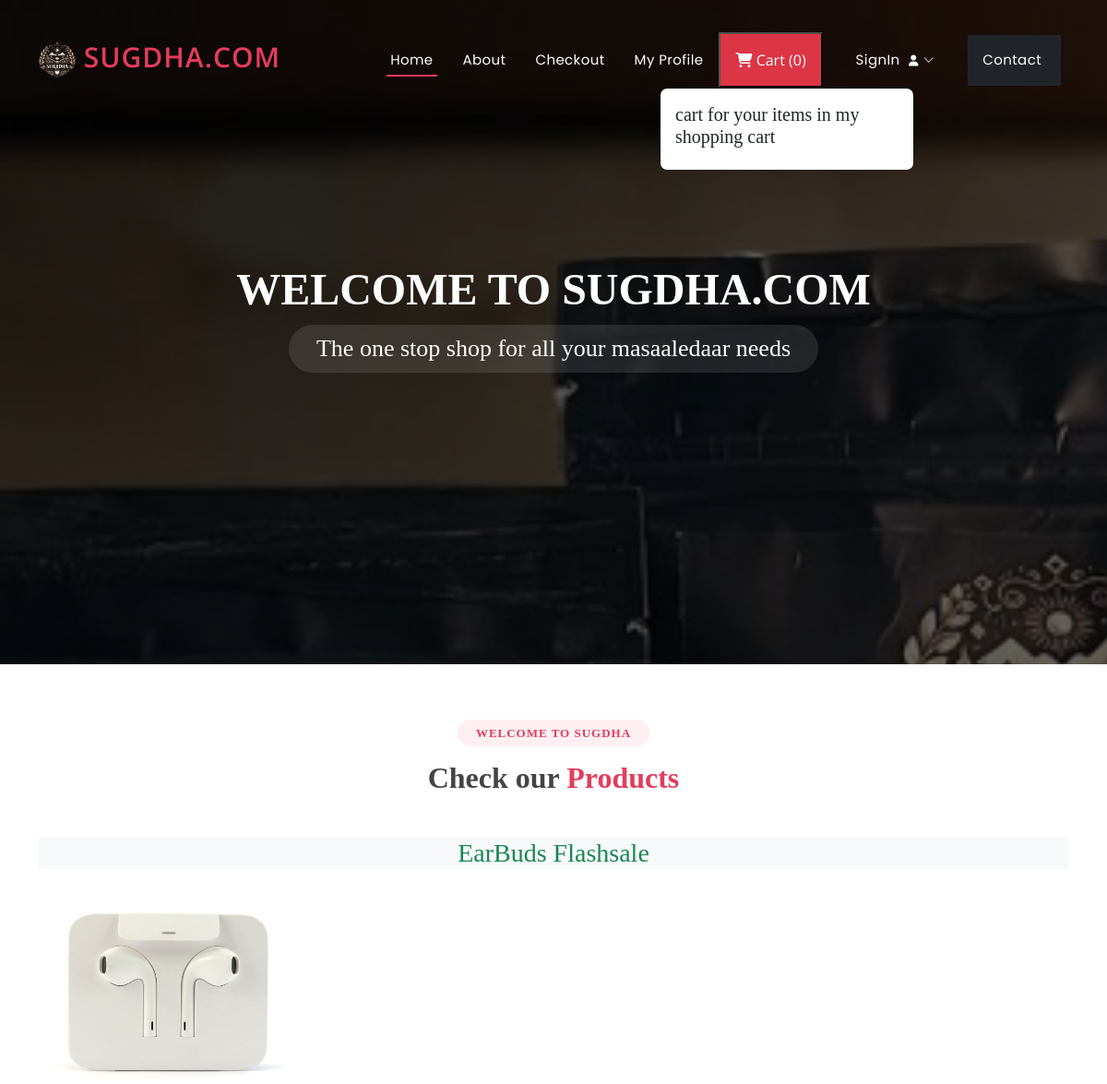
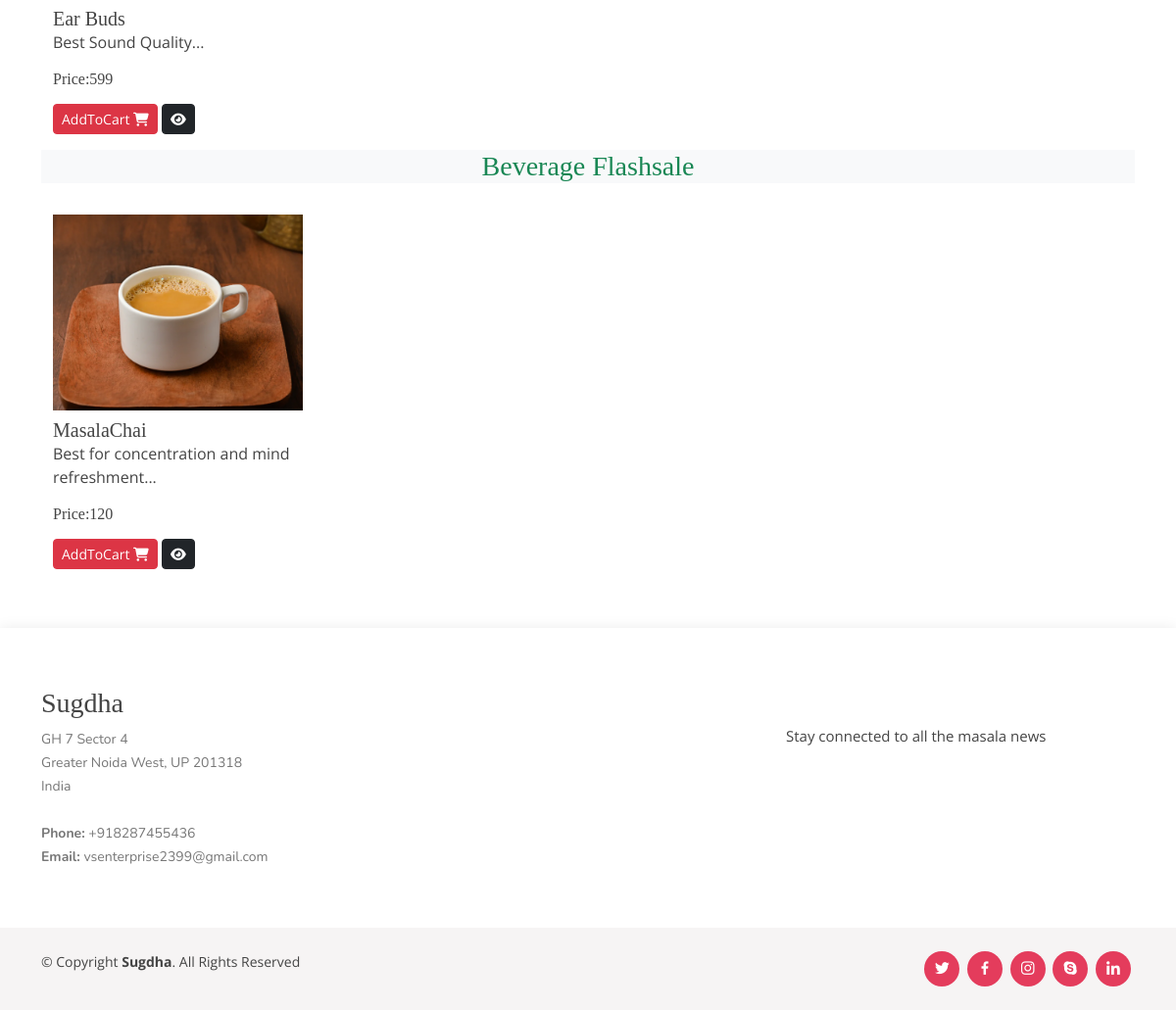
The page / on the database its author committed (2 pictures, top to bottom).
### ecommerceapp/models.py (models this page shows, shortened)
class Product(models.Model):
    product_id = models.AutoField
    product_name = models.CharField(max_length=100)
    category = models.CharField(max_length=100, default="")
    subcategory = models.CharField(max_length=50, default="")
    price = models.IntegerField(default=0)
    desc = models.CharField(max_length=300)
    image = models.ImageField(upload_to='images/images')

### ecommerceapp/views.py (the view)
# urls.py: path('',views.index,name="index"),
def index(request):
    allProds = []
    catprods = Product.objects.values('category','id')
    print(catprods)
    cats = {item['category'] for item in catprods}
    for cat in cats:
        prod= Product.objects.filter(category=cat)
        n=len(prod)
        nSlides = n // 4 + ceil((n / 4) - (n // 4))
        allProds.append([prod, range(1, nSlides), nSlides])
    params= {'allProds':allProds}
    return render(request,"index.html",params)

### templates/index.html (shortened to what this page needs)
{% extends 'base.html' %}
{% block content %}
<h1>Welcome to Sugdha.com</h1>
<h3>The one stop shop for all your masaaledaar needs</h3>
{% endblock content %}
{% block body %}
{% load static %}
<section id="portfolio" class="portfolio">
  <div class="container">
    <div class="section-title">
      <h2>Welcome to Sugdha</h2>
      <h3>Check our <span>Products</span></h3>
    </div>
    {% for product, range, nSlides in allProds %}
    <h3 class="my-3 text-center text-success bg-light">
      {{product.0.category}} Flashsale
    </h3>
    <div class="container">
      <div class="row">
        {% for i in product %}
        <div class="col-md-3 mt-3">
          <img src="/media/{{i.image}}" class="card-img-top" alt="not found" height="200px" width="150px" />
          <div class="card-body">
            <h5 class="card-title mt-2" id="namepr{{i.id}}">{{i.product_name}}</h5>
            <p class="card-text">{{i.desc|slice:"0:53"}}...</p>
            <h6 class="card-title mb-3">
              Price:<span id="pricepr{{i.id}}">{{i.price}}</span>
            </h6>
            <span id="divpr{{i.id}}" class="divpr">
              <button id="pr{{i.id}}" class="btn btn-danger cart btn-sm mt-0">
                AddToCart <i class="fa-solid fa-cart-shopping"></i>
              </button>
            </span>
            <a href="/media/{{i.image}}">
              <button class="btn btn-dark btn-sm cart"><i class="fa-solid fa-eye"></i></button></a
            >
          </div>
        </div>
        {% endfor %}
      </div>
    </div>
    {% endfor %}
  </div>
</section>
{% endblock body %}

### templates/base.html (shortened to what this page needs)
{% load static %}
<!DOCTYPE html>
<html lang="en">
<head>
  <link href="{% static '/assets/vendor/bootstrap/css/bootstrap.min.css' %}" rel="stylesheet">
  <link href="{% static '/assets/vendor/bootstrap-icons/bootstrap-icons.css' %}" rel="stylesheet">
  <link href="{% static '/assets/vendor/boxicons/css/boxicons.min.css' %}" rel="stylesheet">
  <link href="{% static '/assets/vendor/glightbox/css/glightbox.min.css' %}" rel="stylesheet">
  <link href="{% static '/assets/vendor/remixicon/remixicon.css' %}" rel="stylesheet">
  <link href="{% static '/assets/vendor/swiper/swiper-bundle.min.css' %}" rel="stylesheet">
  <link rel="stylesheet" href="https://cdnjs.cloudflare.com/ajax/libs/font-awesome/6.2.1/css/all.min.css" />
  <link href="{% static '/assets/css/style.css' %}" rel="stylesheet">
</head>
<body>
  <header id="header" class="fixed-top ">
    <div class="container d-flex align-items-center justify-content-between">
<a href="/" class="logo"><img src="{% static 'images/sugdha_logo-removebg-preview.png' %}" alt="" class="img-fluid"> Sugdha.com</a>
      <nav id="navbar" class="navbar">
        <ul>
          <li><a class="nav-link scrollto active" href="/">Home</a></li>
          <li><a class="nav-link scrollto" href="/about">About</a></li>
          <li><a class="nav-link scrollto" href="/checkout">Checkout</a></li>
          <li><a class="nav-link scrollto" href="/profile">My Profile </a></li>
          <button type="button" class="nav-link scrollto bg-danger p-3 m-2 text-white" id="popcart" data-container="body" data-toggle="popover" data-placement="bottom" data-html="true" ><i class="fa-solid fa-cart-shopping"></i>  Cart (<span id="cart">0</span>)
          </button>
          {% if request.user.is_authenticated %}
          <li><a  class="nav-link scrollto" href="/auth/logout/">Logout <i class="fa-solid fa-right-from-bracket"></i>
          </a></li>
          {% else %}
          <li class="dropdown"><a href="#"><span>SignIn </span> <i class="bi bi-chevron-down"></i></a>
          </li>
          {% endif %}
          <li><a class="nav-link scrollto bg-dark p-3 m-2" href="/contact">Contact </a></li>
        </ul>
      </nav>
    </div>
  </header>
  <section id="hero">
    <div class="hero-container">
      {% block content %}
      {% endblock content %}
    </div>
  </section>
  <main id="main">
    {% block body %}
    {% endblock body %}
  </main>
  <footer id="footer">
    <div class="footer-top">
      <div class="container">
        <div class="row">
          <div class="col-lg-3 col-md-6 footer-contact">
            <h3>Sugdha</h3>
            <p>
              GH 7 Sector 4  <br>
              Greater Noida West, UP 201318<br>
              India <br><br>
              <strong>Phone:</strong> +918287455436<br>
              <strong>Email:</strong> vsenterprise2399@gmail.com<br>
            </p>
          </div>
          <div class="col-lg-2 col-md-6 footer-links">
          </div>
          <div class="col-lg-3 col-md-6 footer-links">
          </div>
          <div class="col-lg-4 col-md-6 footer-newsletter">
            <h4>Join Our Newsletter</h4>
            <p>Stay connected to all the masala news</p>
            <form action="" method="post">
              <input type="email" name="email"><input type="submit" value="Subscribe">
            </form>
          </div>
        </div>
      </div>
    </div>
    <div class="container d-md-flex py-4">
      <div class="me-md-auto text-center text-md-start">
        <div class="copyright">
          &copy; Copyright <strong><span>Sugdha</span></strong>. All Rights Reserved
        </div>
        <div class="credits">
        </div>
      </div>
      <div class="social-links text-center text-md-right pt-3 pt-md-0">
        <a href="#" class="twitter"><i class="bx bxl-twitter"></i></a>
        <a href="#" class="facebook"><i class="bx bxl-facebook"></i></a>
        <a href="#" class="instagram"><i class="bx bxl-instagram"></i></a>
        <a href="#" class="google-plus"><i class="bx bxl-skype"></i></a>
        <a href="#" class="linkedin"><i class="bx bxl-linkedin"></i></a>
      </div>
    </div>
  </footer>
</body>
</html>

### static/assets/css/style.css (style rules this page uses)
body { font-family: "Open Sans", sans-serif; color: #444444; }
a { color: #e43c5c; text-decoration: none; }
h1, h2, h3, h4, h5, h6 { font-family: cursive; }
#header { transition: all 0.5s; z-index: 997; padding: 20px 0; }
#header .logo { font-size: 30px; margin: 0; padding: 0; line-height: 1; font-weight: 600; letter-spacing: 1px; text-transform: uppercase; }
#header .logo img { max-height: 40px; }
.navbar { padding: 0; }
.navbar ul { margin: 0; padding: 0; display: flex; list-style: none; align-items: center; }
.navbar li { position: relative; }
.navbar>ul>li { white-space: nowrap; padding: 10px 0 10px 24px; }
.navbar a, .navbar a:focus { display: flex; align-items: center; justify-content: space-between; font-family: "Poppins", sans-serif; color: #fff; font-size: 15px; padding: 0 4px; white-space: nowrap; transition: 0.3s; letter-spacing: 0.4px; position: relative; }
.navbar a i, .navbar a:focus i { font-size: 12px; line-height: 0; margin-left: 5px; }
.navbar>ul>li>a:before { content: ""; position: absolute; width: 100%; height: 2px; bottom: -6px; left: 0; background-color: #e43c5c; visibility: hidden; transform: scaleX(0); transition: all 0.3s ease-in-out 0s; }
.navbar a:hover:before, .navbar li:hover>a:before, .navbar .active:before { visibility: visible; transform: scaleX(1); }
.navbar a:hover, .navbar .active, .navbar .active:focus, .navbar li:hover>a { color: #fff; }
#hero { width: 100%; height: 90vh; background: url("../../images/bgg.jpg") top center; background-size: cover; position: relative; }
#hero:before { content: ""; background: rgba(0, 0, 0, 0.6); position: absolute; bottom: 0; top: 0; left: 0; right: 0; }
#hero .hero-container { position: absolute; bottom: 0; top: 0; left: 0; right: 0; display: flex; justify-content: center; align-items: center; flex-direction: column; text-align: center; padding: 0 15px; }
#hero h3 { background: rgba(255, 255, 255, 0.1); color: #fff; font-size: 26px; padding: 10px 30px; margin-bottom: 30px; border-radius: 50px; }
#hero h1 { margin: 0 0 10px 0; font-size: 48px; font-weight: 700; line-height: 56px; text-transform: uppercase; color: #fff; }
@media (min-width: 1024px) { #hero { background-attachment: fixed; } }
section { padding: 60px 0; overflow: hidden; }
.section-title { text-align: center; padding-bottom: 30px; }
.section-title h2 { font-size: 13px; letter-spacing: 1px; font-weight: 700; padding: 8px 20px; line-height: 1; margin: 0; background: #fdeff2; color: #e43c5c; display: inline-block; text-transform: uppercase; border-radius: 50px; }
.section-title h3 { margin: 15px 0 0 0; font-size: 32px; font-weight: 700; }
.section-title h3 span { color: #e43c5c; }
#footer { color: #444444; font-size: 14px; background: #f6f4f4; box-shadow: 0px 2px 15px rgba(0, 0, 0, 0.1); }
#footer .footer-top { padding: 60px 0 30px 0; background: #fff; }
#footer .footer-top .footer-contact { margin-bottom: 30px; }
#footer .footer-top .footer-contact p { font-size: 14px; line-height: 24px; margin-bottom: 0; font-family: "Nunito", sans-serif; color: #777777; }
#footer .footer-top h4 { font-size: 16px; font-weight: bold; color: #444444; position: relative; padding-bottom: 12px; }
#footer .footer-top .footer-links { margin-bottom: 30px; }
#footer .footer-newsletter { font-size: 15px; }
#footer .footer-newsletter h4 { font-size: 16px; font-weight: bold; color: #444444; position: relative; padding-bottom: 12px; }
#footer .footer-newsletter form { margin-top: 30px; background: #fff; padding: 6px 10px; position: relative; border-radius: 50px; text-align: left; border: 1px solid #f7c2cc; }
#footer .footer-newsletter form input[type=email] { border: 0; padding: 4px 8px; width: calc(100% - 100px); }
#footer .footer-newsletter form input[type=submit] { position: absolute; top: 0; right: -2px; bottom: 0; border: 0; background: none; font-size: 15px; padding: 0 22px; background: #e43c5c; color: #fff; transition: 0.3s; border-radius: 50px; box-shadow: 0px 2px 15px rgba(0, 0, 0, 0.1); }
#footer .credits { padding-top: 5px; font-size: 13px; color: #444444; }
#footer .social-links a { font-size: 18px; display: inline-block; background: #e43c5c; color: #fff; line-height: 1; padding: 8px 0; margin-right: 4px; border-radius: 50%; text-align: center; width: 36px; height: 36px; transition: 0.3s; }

### rows shown on the page
Product: category "EarBuds", image (picture), product_name "Ear Buds", desc "Best Sound Quality", price "599"
Product: category "Beverage", image (picture), product_name "MasalaChai", desc "Best for concentration and mind refreshment", price "120"
